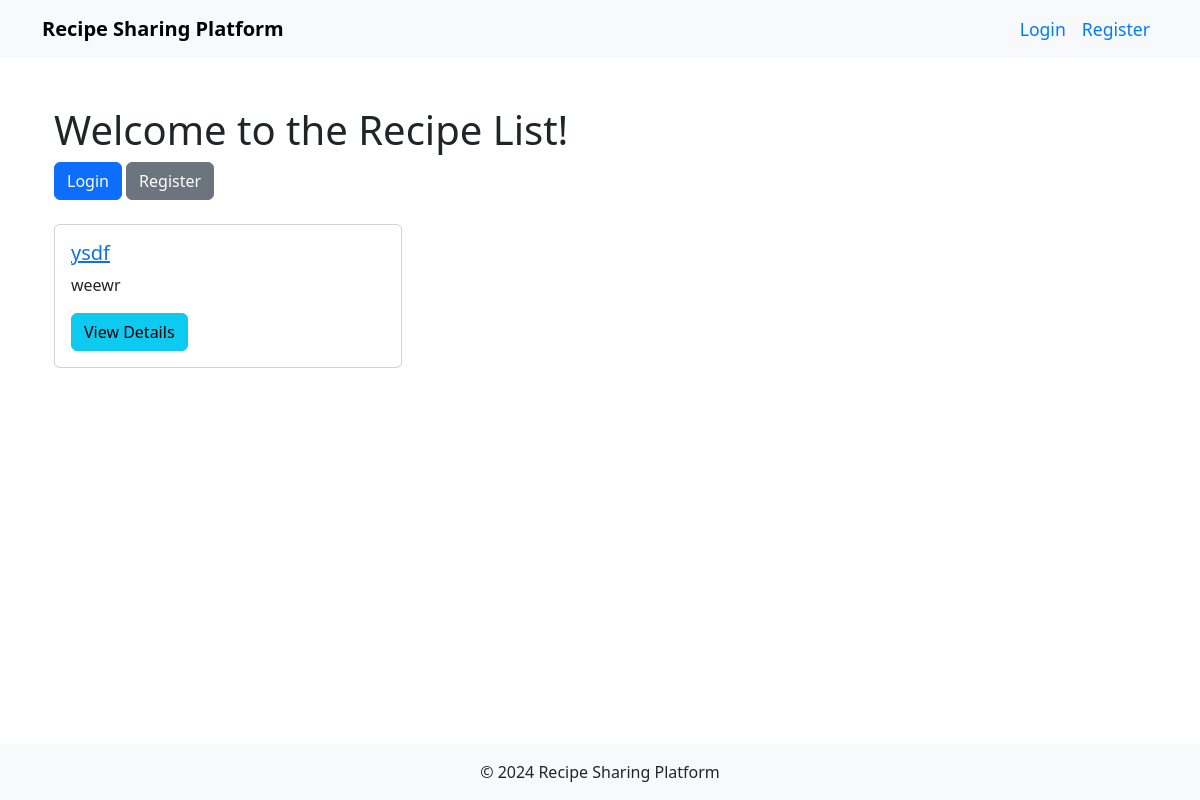
Page /recipes/ on the earlier database version.
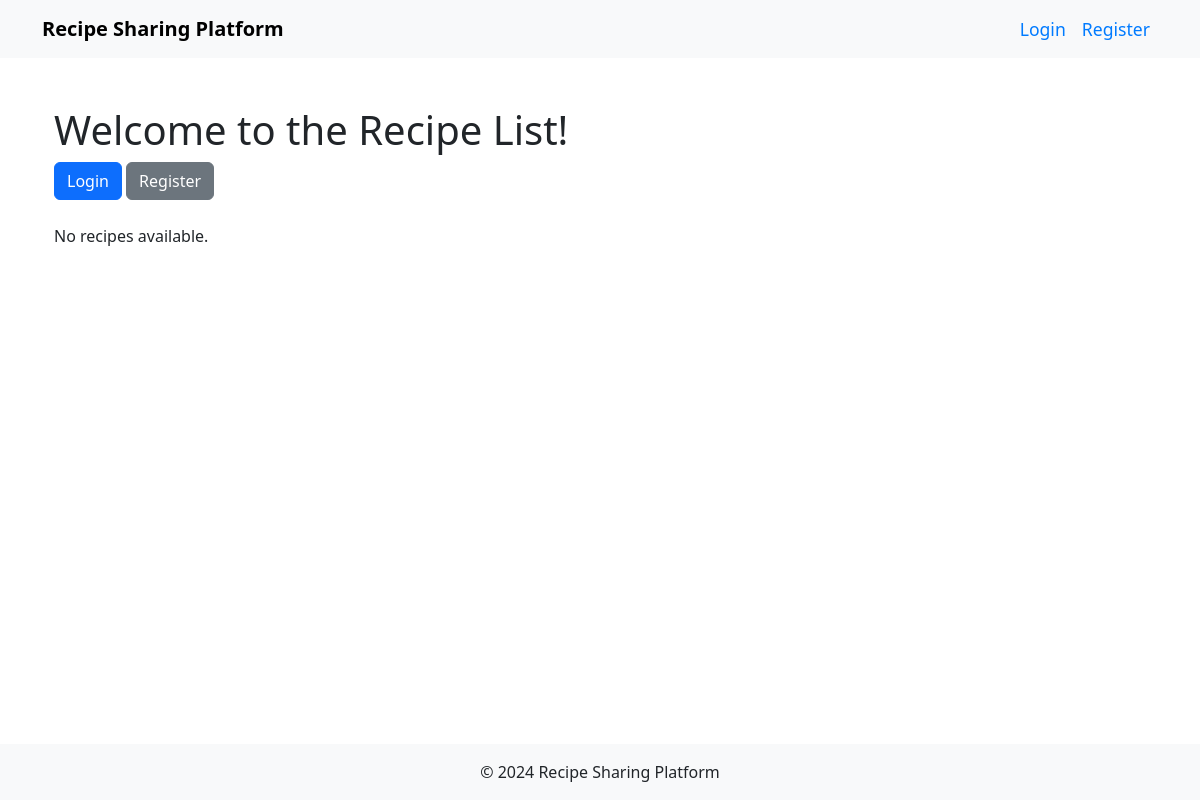
Same page on the later database version.
### recipes/models.py (models this page shows, shortened)
class Recipe(models.Model):
    title = models.CharField(max_length=200)
    description = models.TextField()
    ingredients = models.TextField()
    instructions = models.TextField()
    category = models.ForeignKey(Category, on_delete=models.CASCADE, related_name='recipes')
    favorites = models.ManyToManyField(User, related_name='favorite_recipes', blank=True)  # New field to track likes
    creator = models.ForeignKey(User, on_delete=models.CASCADE)  # Link to User

### recipes/views.py (the view)
# urls.py: path('', views.index, name='recipe_index'),
def index(request):
    recipes = Recipe.objects.all()  # Fetch all recipes from the database
    return render(request, 'recipes/index.html', {'recipes': recipes})

### recipes/templates/recipes/index.html
{% extends 'recipes/base.html' %}
{% block content %}
    <div class="container">
        <h1 class="mt-4">Welcome to the Recipe List!</h1>
        {% if user.is_authenticated %}
            <p class="text-muted">Hello, {{ user.username }}!</p>
            <a href="{% url 'logout' %}" class="btn btn-danger">Logout</a>
            <a href="{% url 'profile' %}" class="btn btn-primary">View Profile</a>
        {% else %}
            <a href="{% url 'login' %}" class="btn btn-primary">Login</a>
            <a href="{% url 'register' %}" class="btn btn-secondary">Register</a>
        {% endif %}
        <div class="row mt-4">
            {% for recipe in recipes %}
            <div class="col-md-4">
                <div class="card mb-4">
                    <div class="card-body">
                        <h5 class="card-title"><a href="{% url 'recipe_detail' recipe.id %}">{{ recipe.title }}</a></h5>
                        <p class="card-text">{{ recipe.description|truncatewords:20 }}</p>
                        <a href="{% url 'recipe_detail' recipe.id %}" class="btn btn-info">View Details</a>
                    </div>
                </div>
            </div>
            {% empty %}
            <div class="col-12">
                <p>No recipes available.</p>
            </div>
            {% endfor %}
        </div>
    </div>
{% endblock %}

Differences in the rows shown:
removed Recipe: title "ysdf", description "weewr"
Other differences:
text now shown: "No recipes available."
